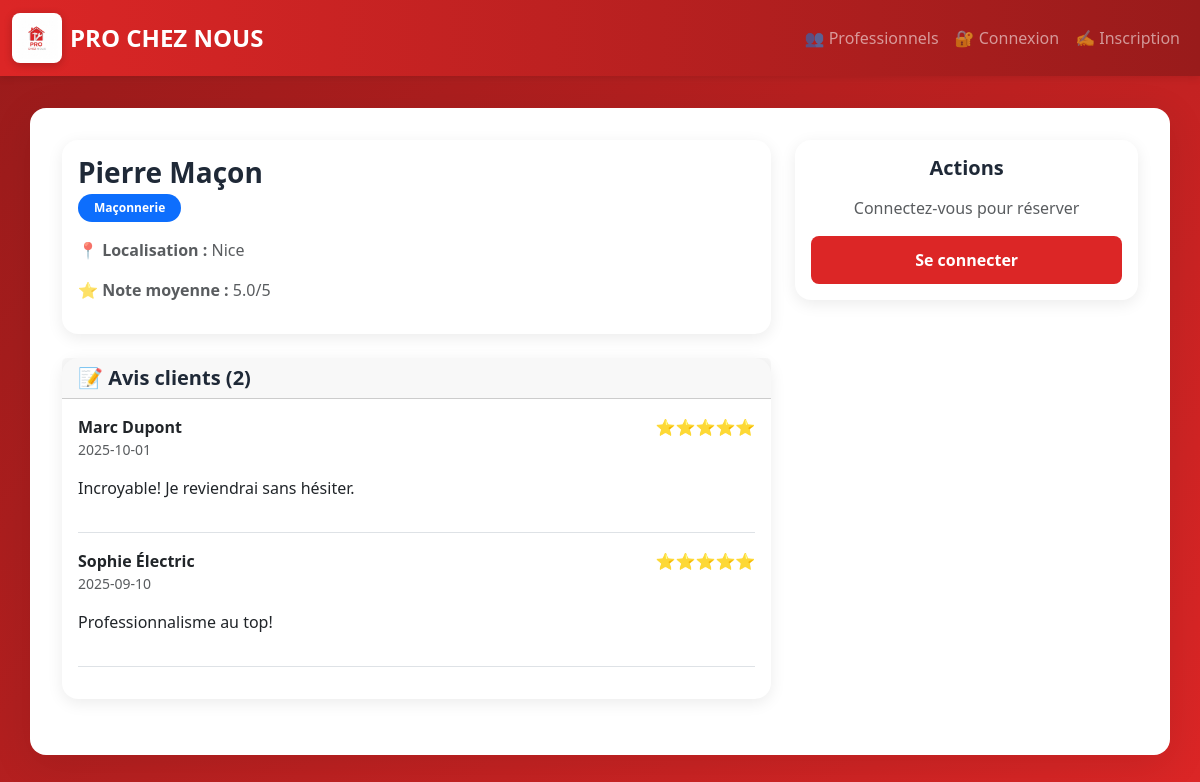
The page /profil/5 on the database its author committed.
### tables this page shows
CREATE TABLE users (
            id INTEGER PRIMARY KEY,
            name TEXT,
            email TEXT UNIQUE,
            password TEXT,
            role TEXT,
            localisation TEXT,
            categorie TEXT,
            plan TEXT DEFAULT 'gratuit'
        , statut_verification TEXT DEFAULT "non_verifie", latitude REAL, longitude REAL, phone TEXT);

CREATE TABLE avis (
            id INTEGER PRIMARY KEY,
            pro_id INTEGER,
            client_id INTEGER,
            note INTEGER,
            commentaire TEXT,
            date TEXT,
            FOREIGN KEY(pro_id) REFERENCES users(id),
            FOREIGN KEY(client_id) REFERENCES users(id)
        );

### app.py (the view)
@app.route('/profil/<int:pro_id>')
def profil(pro_id):
    conn = get_db()
    pro = conn.execute('SELECT * FROM users WHERE id = ? AND role = ?', (pro_id, 'pro')).fetchone()
    if not pro:
        flash('Professionnel introuvable', 'error')
        return redirect(url_for('view_professionals'))
    profil_enrichi = conn.execute('SELECT * FROM profils_pro WHERE pro_id = ?', (pro_id,)).fetchone()
    avis = conn.execute('''
        SELECT a.*, u.name as client_name FROM avis a
        JOIN users u ON a.client_id = u.id
        WHERE a.pro_id = ? ORDER BY a.date DESC
    ''', (pro_id,)).fetchall()
    note_moyenne = conn.execute('SELECT AVG(note) as moyenne FROM avis WHERE pro_id = ?', (pro_id,)).fetchone()
    is_favori = False
    if 'user_id' in session:
        favori = conn.execute('SELECT * FROM favoris WHERE client_id = ? AND pro_id = ?',
                            (session['user_id'], pro_id)).fetchone()
        is_favori = favori is not None
    return render_template('profil.html', pro=pro, profil=profil_enrichi, avis=avis,
                         note_moyenne=note_moyenne, is_favori=is_favori)

### app.py (called while the page is built)
def get_db():
    conn = sqlite3.connect('database.db')
    conn.row_factory = sqlite3.Row
    return conn

### templates/profil.html (shortened to what this page needs)
{% extends "base.html" %}
{% block content %}
<div class="row">
    <div class="col-md-8">
        <div class="card mb-4">
            <div class="card-body">
                <div class="d-flex justify-content-between align-items-center mb-3">
                    <div>
                        <h3 class="mb-1">
                            {{ pro.name }}
                        </h3>
                        <span class="badge bg-primary me-2">{{ pro.categorie }}</span>
                    </div>
                </div>
                {% if pro.localisation %}
                <p class="text-muted"><strong>📍 Localisation :</strong> {{ pro.localisation }}</p>
                {% endif %}
                {% if note_moyenne and note_moyenne['moyenne'] %}
                <p class="text-muted"><strong>⭐ Note moyenne :</strong> {{ "%.1f"|format(note_moyenne['moyenne']) }}/5</p>
                {% endif %}
            </div>
        </div>
        <div class="card mb-4">
            <div class="card-header">
                <h5 class="mb-0">📝 Avis clients ({{ avis|length }})</h5>
            </div>
            <div class="card-body">
                {% if avis %}
                    {% for avis_item in avis %}
                    <div class="border-bottom pb-3 mb-3">
                        <div class="d-flex justify-content-between">
                            <strong>{{ avis_item.client_name }}</strong>
                            <span class="text-warning">{{ '⭐' * avis_item.note }}</span>
                        </div>
                        <p class="text-muted small">{{ avis_item.date }}</p>
                        {% if avis_item.commentaire %}
                        <p>{{ avis_item.commentaire }}</p>
                        {% endif %}
                    </div>
                    {% endfor %}
                {% else %}
                <p class="text-muted">Aucun avis pour le moment.</p>
                {% endif %}
            </div>
        </div>
    </div>
    <div class="col-md-4">
        <div class="card mb-3">
            <div class="card-body text-center">
                <h5 class="mb-3">Actions</h5>
                {% if session.user_id and session.role == 'user' %}
                <a href="{{ url_for('book', pro_id=pro.id) }}" class="btn btn-danger w-100 mb-2">
                    📅 Réserver un rendez-vous
                </a>
                <a href="{{ url_for('send_message', dest_id=pro.id) }}" class="btn btn-primary w-100 mb-2">
                    💬 Envoyer un message
                </a>
                <a href="{{ url_for('rate', pro_id=pro.id) }}" class="btn btn-outline-warning w-100">
                    ⭐ Laisser un avis
                </a>
                {% else %}
                <p class="text-muted">Connectez-vous pour réserver</p>
                <a href="{{ url_for('login') }}" class="btn btn-primary w-100">Se connecter</a>
                {% endif %}
            </div>
        </div>
    </div>
</div>
{% endblock %}

### static/style.css (style rules this page uses)
:root { --primary-color: #dc2626; --primary-dark: #991b1b; --secondary-color: #ef4444; --text-dark: #1f2937; --text-light: #6b7280; --border-color: #e5e7eb; --bg-light: #fef2f2; }
body { font-family: 'Segoe UI', Tahoma, Geneva, Verdana, sans-serif; color: var(--text-dark); background: linear-gradient(135deg, #991b1b 0%, #dc2626 100%); min-height: 100vh; }
.btn-primary { background: var(--primary-color); border: none; padding: 0.75rem 2rem; border-radius: 8px; font-weight: 600; transition: all 0.3s ease; }
h3, h4, h5 { color: var(--text-dark); font-weight: 700; }
.card { border: none; border-radius: 16px; box-shadow: 0 4px 16px rgba(0,0,0,0.08); }
.badge { padding: 0.5rem 1rem; border-radius: 20px; font-weight: 600; }

### rows shown on the page
users: name "Pierre Maçon", categorie "Maçonnerie", localisation "Nice"
avis: client_name "Marc Dupont", note "⭐⭐⭐⭐⭐", date "2025-10-01", commentaire "Incroyable! Je reviendrai sans hésiter."
avis: client_name "Sophie Électric", note "⭐⭐⭐⭐⭐", date "2025-09-10", commentaire "Professionnalisme au top!"

### other values the page prints
{{ "%.1f"|format(note_moyenne['moyenne']) }} "5.0"
{{ avis|length }} "2"
